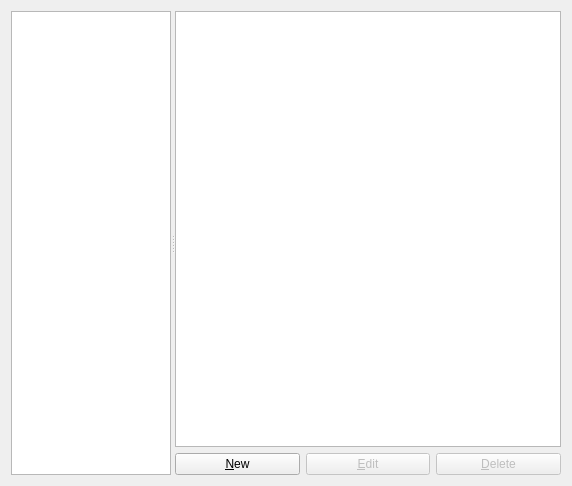
<?xml version="1.0" encoding="UTF-8"?>
<ui version="4.0">
 <class>VirtualBoxVMPreferencesPageWidget</class>
 <widget class="QWidget" name="VirtualBoxVMPreferencesPageWidget">
  <property name="geometry">
   <rect>
    <x>0</x>
    <y>0</y>
    <width>572</width>
    <height>486</height>
   </rect>
  </property>
  <property name="windowTitle">
   <string>VirtualBox VMs</string>
  </property>
  <property name="accessibleName">
   <string>VirtualBox VM templates</string>
  </property>
  <layout class="QVBoxLayout" name="verticalLayout_2">
   <item>
    <widget class="QSplitter" name="splitter">
     <property name="orientation">
      <enum>Qt::Horizontal</enum>
     </property>
     <widget class="QTreeWidget" name="uiVirtualBoxVMsTreeWidget">
      <property name="sizePolicy">
       <sizepolicy hsizetype="Preferred" vsizetype="Expanding">
        <horstretch>0</horstretch>
        <verstretch>0</verstretch>
       </sizepolicy>
      </property>
      <property name="maximumSize">
       <size>
        <width>160</width>
        <height>16777215</height>
       </size>
      </property>
      <property name="selectionMode">
       <enum>QAbstractItemView::ExtendedSelection</enum>
      </property>
      <property name="iconSize">
       <size>
        <width>32</width>
        <height>32</height>
       </size>
      </property>
      <property name="rootIsDecorated">
       <bool>false</bool>
      </property>
      <attribute name="headerVisible">
       <bool>false</bool>
      </attribute>
      <column>
       <property name="text">
        <string notr="true">1</string>
       </property>
      </column>
     </widget>
     <widget class="QWidget" name="layoutWidget">
      <layout class="QVBoxLayout" name="verticalLayout">
       <item>
        <widget class="QTreeWidget" name="uiVirtualBoxVMInfoTreeWidget">
         <property name="sizePolicy">
          <sizepolicy hsizetype="MinimumExpanding" vsizetype="Expanding">
           <horstretch>0</horstretch>
           <verstretch>0</verstretch>
          </sizepolicy>
         </property>
         <property name="indentation">
          <number>10</number>
         </property>
         <property name="allColumnsShowFocus">
          <bool>true</bool>
         </property>
         <attribute name="headerVisible">
          <bool>false</bool>
         </attribute>
         <column>
          <property name="text">
           <string>1</string>
          </property>
         </column>
         <column>
          <property name="text">
           <string>2</string>
          </property>
         </column>
        </widget>
       </item>
       <item>
        <layout class="QHBoxLayout" name="horizontalLayout_5">
         <item>
          <widget class="QPushButton" name="uiNewVirtualBoxVMPushButton">
           <property name="text">
            <string>&amp;New</string>
           </property>
          </widget>
         </item>
         <item>
          <widget class="QPushButton" name="uiEditVirtualBoxVMPushButton">
           <property name="enabled">
            <bool>false</bool>
           </property>
           <property name="text">
            <string>&amp;Edit</string>
           </property>
          </widget>
         </item>
         <item>
          <widget class="QPushButton" name="uiDeleteVirtualBoxVMPushButton">
           <property name="enabled">
            <bool>false</bool>
           </property>
           <property name="text">
            <string>&amp;Delete</string>
           </property>
          </widget>
         </item>
        </layout>
       </item>
      </layout>
     </widget>
    </widget>
   </item>
  </layout>
 </widget>
 <tabstops>
  <tabstop>uiNewVirtualBoxVMPushButton</tabstop>
  <tabstop>uiDeleteVirtualBoxVMPushButton</tabstop>
 </tabstops>
 <resources/>
 <connections/>
 <designerdata>
  <property name="gridDeltaX">
   <number>10</number>
  </property>
  <property name="gridDeltaY">
   <number>10</number>
  </property>
  <property name="gridSnapX">
   <bool>true</bool>
  </property>
  <property name="gridSnapY">
   <bool>true</bool>
  </property>
  <property name="gridVisible">
   <bool>true</bool>
  </property>
 </designerdata>
</ui>
